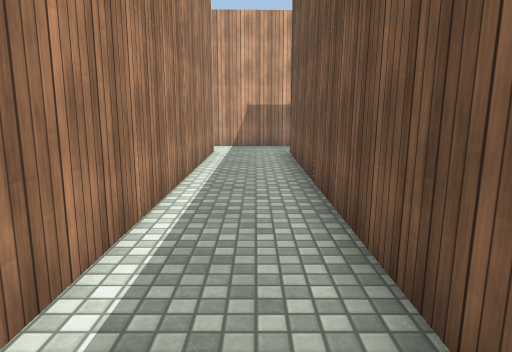
[1] (above)

17 first-person views from a walk through a Unity game level. The camera is 1.3 m above the floor, tilts 10° down and sees 70° across. The floor is counted in squares, 1 m on a side. Each view is taken from the middle of a square. On the plan, view 1 faces up. The plan holds only what a view shows up to about 15 squares ahead; the rest is blank. The place goes on beyond the plan. Surface patterns are stand-ins for the level's own textures.

[2]
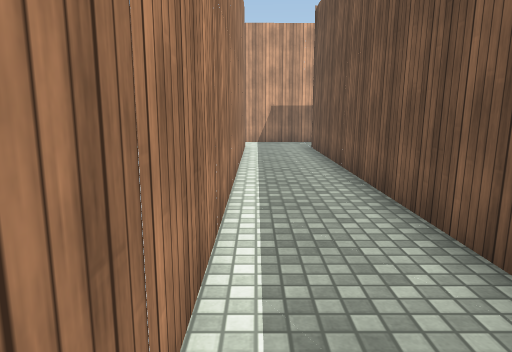

[3]
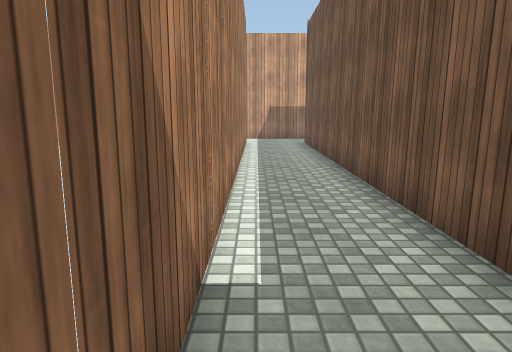

[4]
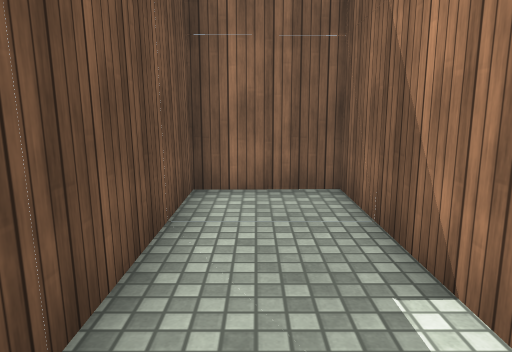

[5]
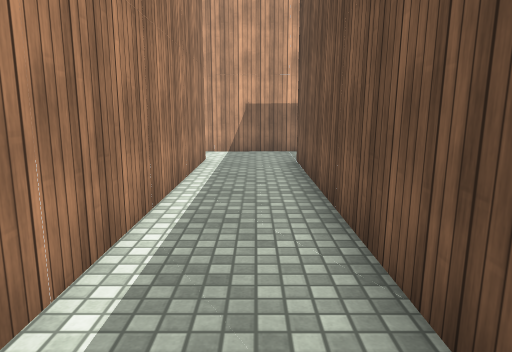

[6]
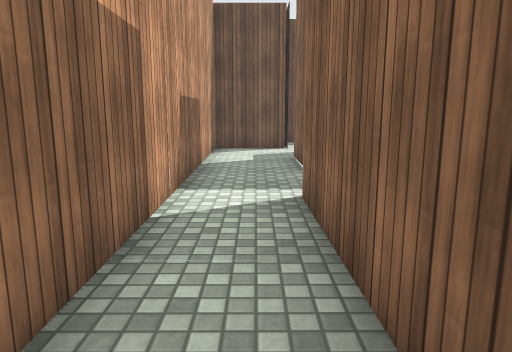

[7]
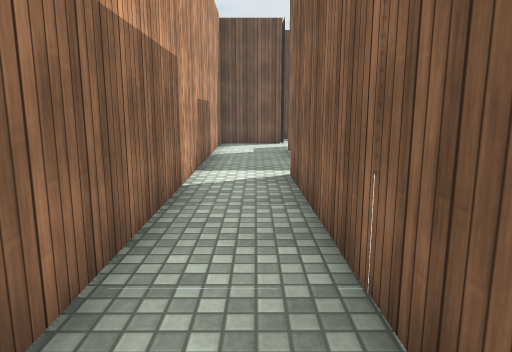

[8]
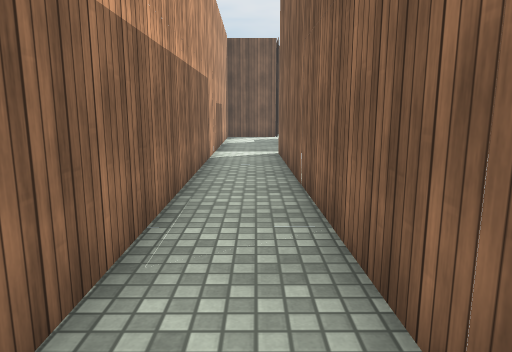

[9]
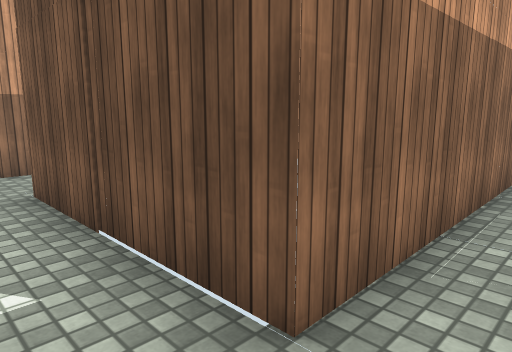

[10]
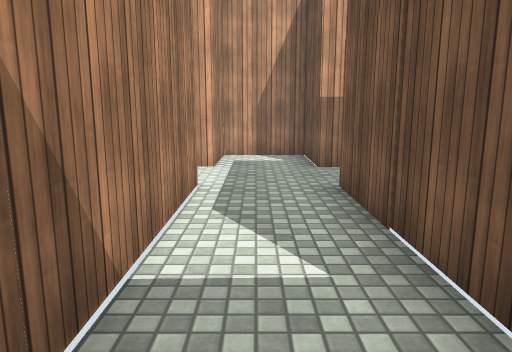

[11]
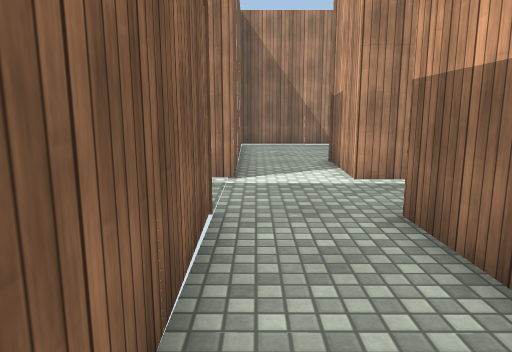

[12]
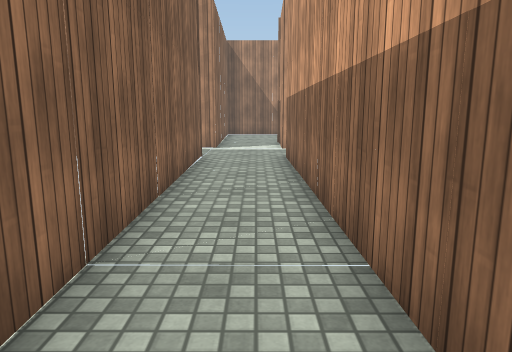

[13]
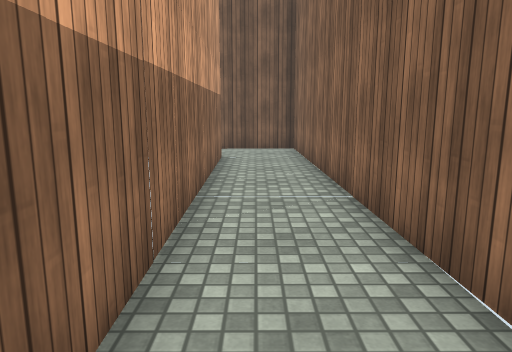

[14]
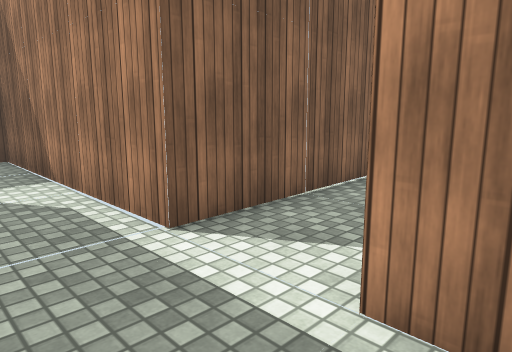

[15]
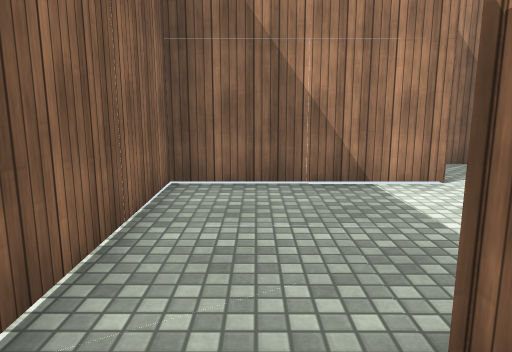

[16]
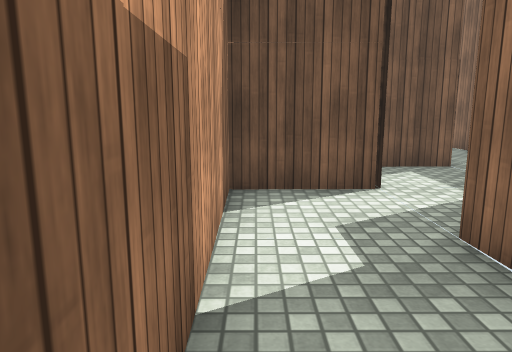

[17]
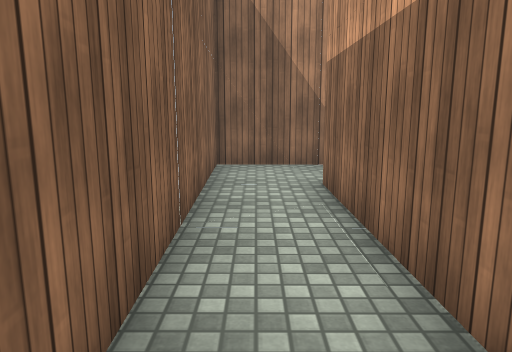

### Floor plan
Points are (right, up) in squares from view 1. A wall is a line through its corners. A room is listed if a view was taken in it or the views show most of it. See-through windows are left out.
Room 1 (views 1, 2, 3, 4, 5, 6, 16, 17)
walls: (1.8, 11.9) (3.6, 11.9); (6.1, 11.9) (6.1, 14.4) (-8.5, 14.2); (-8.4, 12.1) (-1.4, 12.3) (-1.4, -5) (1.1, -5) (1.1, 11.9)
ways out: opening at (-9, 13) to room 2; opening at (4.5, 12)
Room 2 (views 7, 8, 9, 10, 11, 12, 13, 14, 15)
walls: (-14.1, 23.5) (-14.1, 21.9) (-16.7, 22); (-8.5, 14.2) (-11.5, 14.2) (-11.5, 19.4) (1.1, 19.7) (1.2, 22.3); (-21.6, 23.5) (-21.6, 19.4) (-14.1, 19.6) (-14.1, 12) (-8.4, 12.1); (-1.4, 22) (-11.5, 21.9) (-11.5, 23.5)
ways out: opening at (-9, 13) to room 1

Positions as (right, up) in squares from view 1, and headings:
1: (0, 0), facing up
2: (-1, -2), facing up
3: (-1, -4), facing up
4: (0, 1), facing down
5: (0, 2), facing up
6: (-7, 13), facing right
7: (-9, 13), facing right
8: (-13, 13), facing right
9: (-13, 13), facing up-right
10: (-13, 13), facing up
11: (-7, 20), facing left
12: (-1, 21), facing left
13: (-12, 21), facing right
14: (-12, 23), facing down-left
15: (-15, 21), facing left
16: (0, 14), facing right
17: (-5, 13), facing left
